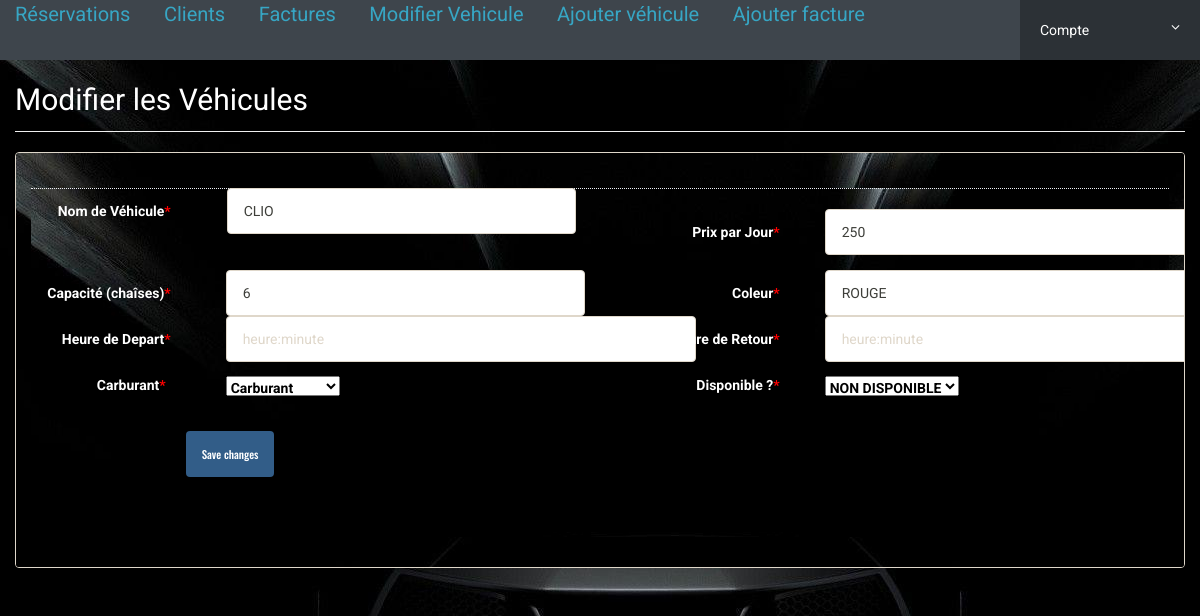
The app's page /admin/edit-vehicle.php?id=36 (signed in) with its own data.
### tables this page shows
CREATE TABLE IF NOT EXISTS `vehicles` (
  `id` int(11) NOT NULL AUTO_INCREMENT,
  `VehiclesTitle` varchar(150) DEFAULT NULL,
  `VehiclesBrand` int(11) DEFAULT NULL,
  `VehiclesOverview` longtext,
  `PricePerDay` int(11) DEFAULT NULL,
  `FuelType` varchar(100) DEFAULT NULL,
  `ModelYear` int(6) DEFAULT NULL,
  `SeatingCapacity` int(11) DEFAULT NULL,
  `Vimage1` varchar(120) DEFAULT NULL,
  `Vimage2` varchar(120) DEFAULT NULL,
  `Vimage3` varchar(120) DEFAULT NULL,
  `Vimage4` varchar(120) DEFAULT NULL,
  `Vimage5` varchar(120) DEFAULT NULL,
  `AirConditioner` int(11) DEFAULT NULL,
  `PowerDoorLocks` int(11) DEFAULT NULL,
  `AntiLockBrakingSystem` int(11) DEFAULT NULL,
  `BrakeAssist` int(11) DEFAULT NULL,
  `PowerSteering` int(11) DEFAULT NULL,
  `DriverAirbag` int(11) DEFAULT NULL,
  `PassengerAirbag` int(11) DEFAULT NULL,
  `PowerWindows` int(11) DEFAULT NULL,
  `CDPlayer` int(11) DEFAULT NULL,
  `CentralLocking` int(11) DEFAULT NULL,
  `CrashSensor` int(11) DEFAULT NULL,
  `LeatherSeats` int(11) DEFAULT NULL,
  `RegDate` timestamp NOT NULL DEFAULT CURRENT_TIMESTAMP,
  `UpdationDate` timestamp NULL DEFAULT NULL ON UPDATE CURRENT_TIMESTAMP,
  `paiement` varchar(50) NOT NULL,
  `coleur` varchar(50) NOT NULL,
  `Disponible` varchar(50) NOT NULL DEFAULT 'DISPONIBLE',
  `depart` varchar(20) NOT NULL,
  `retour` varchar(20) NOT NULL,
  `nbjours` int(11) NOT NULL,
  `matricule` varchar(50) NOT NULL,
  `Stat` int(11) NOT NULL,
  PRIMARY KEY (`id`)
);

### admin/edit-vehicle.php (the view, shortened to what this page needs)
<?php
include('includes/config.php');
if(strlen($_SESSION['alogin'])==0)
	{
header('location:index.php');
}
else{
	?>
<!doctype html>
<html lang="en" class="no-js">
<head>
	<link rel="stylesheet" href="css/font-awesome.min.css">
	<link rel="stylesheet" href="css/bootstrap.min.css">
	<link rel="stylesheet" href="css/dataTables.bootstrap.min.css">
	<link rel="stylesheet" href="css/bootstrap-social.css">
	<link rel="stylesheet" href="css/bootstrap-select.css">
	<link rel="stylesheet" href="css/fileinput.min.css">
	<link rel="stylesheet" href="css/awesome-bootstrap-checkbox.css">
	<link rel="stylesheet" href="css/style.css">
</head>
<body>
	<?php include('includes/header.php');?>
	<div class="ts-main-content">
	<div> <h2> psdfgsdgsdgsd </h2> </div>
		<div class="content-">
			<div class="container-fluid">
				<div class="row">
					<div class="col-md-12">
						<h2 class="page-title">Modifier les Véhicules</h2>
						<div class="row">
							<div class="col-md-12">
								<div class="panel panel-default">
									<div class="panel-body">
<?php
$id=intval($_GET['id']);
$sql ="SELECT vehicles.* from vehicles  where vehicles.id=:id";
$query = $pdo -> prepare($sql);
$query-> bindParam(':id', $id, PDO::PARAM_STR);
$query->execute();
$results=$query->fetchAll(PDO::FETCH_OBJ);
if($query->rowCount() > 0)
{
foreach($results as $result)
{	?>
<form method="post" class="form-horizontal" enctype="multipart/form-data">
<div class="form-" >
<label class="col-sm-2 control-label"style = "padding-right : 50px" >Nom de Véhicule<span style="color:red">*</span></label>
<div class="col-sm-4">
<input type="text" name="vehicletitle" class="form-control" style = "margin-left : -9px" value="<?php echo htmlentities($result->VehiclesTitle)?>" required>
</div>
<div class="hr-dashed"></div>
<div class="form-group">
<label class="col-sm-2 control-label">Prix par Jour<span style="color:red">*</span></label>
<div class="col-sm-4">
<input type="text" name="priceperday" class="form-control" style = "width : 450px;margin-left:15px"  value="<?php echo htmlentities($result->PricePerDay)?>" required>
</div>
</div>
<div class="form-group">
	<label class="col-sm-2 control-label"style = "padding-right : 40px">Capacité (chaîses)<span style="color:red">*</span></label>
<div class="col-sm-4">
<input type="text" name="seatingcapacity" class="form-control" value="<?php echo htmlentities($result->SeatingCapacity)?>" required>
</div>
<div class="form-group">
	<label class="col-sm-2 control-label"style = "padding-right : 20px">Coleur<span style="color:red">*</span></label>
<div class="col-sm-4">
<input type="text" name="Coleur" class="form-control" style = "width : 450px;margin-left:10px" value="<?php echo htmlentities($result->coleur)?>" required>
</div>
<div class="form-group">
	<label class="col-sm-2 control-label" style = "padding-right: 20px;">Heure de Depart<span style="color:red">*</span></label>
<div class="col-sm-4">
<input type="text" name="Depart" class="form-control" style = "width : 470px;margin-left: 20px;" placeholder="heure:minute">
</div>
<div class="form-group">
	<label class="col-sm-2 control-label"style = "padding-right : 30px">Heure de Retour<span style="color:red">*</span></label>
<div class="col-sm-4">
<input type="text" name="Retour" class="form-control" style = "width : 450px;" placeholder="heure:minute">
</div>
<div>
<label class="col-sm-2 control-label">Carburant<span style="color:red">*</span></label>
<div class="col-sm-4" style = "padding-top: 14px;">
<select class="=" name="fueltype" style = "bakcground-color : black ;color : black;font-weight:bold;margin-left : 30px" required>
<option value="OUI">Carburant</option>
</select>
</div>
<label class="col-sm-2 control-label"style = "padding-right : 30px">Disponible ?<span style="color:red">*</span></label>
<div class="col-sm-4" style = "padding-top: 14px;">
<select class="" name="dispo" style = "bakcground-color : black ;color : black;font-weight:bold" required style = "margin: 20px;">
<option value="NON">NON DISPONIBLE</option>
</select>
</div>
</div>
<?php }} ?>
				<div class="form-group">
					<div class="col-sm-8 col-sm-offset-2" >
					<button class="btn btn-primary" name="submit" type="submit" style="margin-top:4%">Save changes</button>
					</div>
				</div>
			</form>
		</div>
		</div>
	</div>
</div>
	</div>
</div>
			</div>
		</div>
	</div>
</body>
</html>
<?php } ?>

### admin/css/style.css (style rules this page uses)
html { font-size: 14px; }
@media only screen and (min-width: 480px) { html { font-size: 17px; } }
@media only screen and (min-width: 768px) { html { font-size: 14px; } }
body { font-size: 1em; }
.btn { font-family: 'Oswald', sans-serif; }
.hr-dashed { background-color: transparent; border-top: 1px dotted #edf0f5; color: transparent; height: 1px; margin: 20px 0; }
.panel { overflow: hidden; }
.btn { text-transform: none; }
.page-title { padding-bottom: 15px; margin-bottom: 20px; border-bottom: 1px solid #f0f0f0; }

### admin/edit-vehicle.php (style rules this page uses)
body { background-image: url("Bgg.jpg") ; color : white }
.panel-body { background-image: url("Bgg.jpg") ; }
form { background-image: url("Bgg.jpg") ; }
.panel { background-image: url("Bgg.jpg") ; }

### records on screen
vehicles: vehicletitle "CLIO", priceperday "250", seatingcapacity "6", Coleur "ROUGE"
